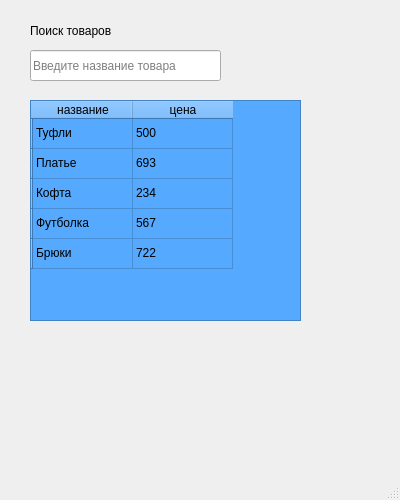
<?xml version="1.0" encoding="UTF-8"?>
<ui version="4.0">
 <class>MainWindow</class>
 <widget class="QMainWindow" name="MainWindow">
  <property name="geometry">
   <rect>
    <x>0</x>
    <y>0</y>
    <width>400</width>
    <height>500</height>
   </rect>
  </property>
  <property name="windowTitle">
   <string>MainWindow</string>
  </property>
  <widget class="QWidget" name="centralwidget">
   <widget class="QLineEdit" name="lineEdit">
    <property name="geometry">
     <rect>
      <x>30</x>
      <y>50</y>
      <width>191</width>
      <height>31</height>
     </rect>
    </property>
    <property name="placeholderText">
     <string>Введите название товара</string>
    </property>
   </widget>
   <widget class="QTableWidget" name="tableWidget">
    <property name="geometry">
     <rect>
      <x>30</x>
      <y>100</y>
      <width>271</width>
      <height>221</height>
     </rect>
    </property>
    <property name="styleSheet">
     <string notr="true">background-color: rgb(85, 170, 255);
border-color: rgb(0, 0, 0);</string>
    </property>
    <row>
     <property name="text">
      <string/>
     </property>
    </row>
    <row>
     <property name="text">
      <string/>
     </property>
    </row>
    <row>
     <property name="text">
      <string/>
     </property>
    </row>
    <row>
     <property name="text">
      <string/>
     </property>
    </row>
    <row>
     <property name="text">
      <string/>
     </property>
    </row>
    <column>
     <property name="text">
      <string>название</string>
     </property>
    </column>
    <column>
     <property name="text">
      <string>цена</string>
     </property>
    </column>
    <item row="0" column="0">
     <property name="text">
      <string>Туфли</string>
     </property>
    </item>
    <item row="0" column="1">
     <property name="text">
      <string>500</string>
     </property>
    </item>
    <item row="1" column="0">
     <property name="text">
      <string>Платье</string>
     </property>
    </item>
    <item row="1" column="1">
     <property name="text">
      <string>693</string>
     </property>
    </item>
    <item row="2" column="0">
     <property name="text">
      <string>Кофта</string>
     </property>
    </item>
    <item row="2" column="1">
     <property name="text">
      <string>234</string>
     </property>
    </item>
    <item row="3" column="0">
     <property name="text">
      <string>Футболка</string>
     </property>
    </item>
    <item row="3" column="1">
     <property name="text">
      <string>567</string>
     </property>
    </item>
    <item row="4" column="0">
     <property name="text">
      <string>Брюки</string>
     </property>
    </item>
    <item row="4" column="1">
     <property name="text">
      <string>722</string>
     </property>
    </item>
   </widget>
   <widget class="QLabel" name="label">
    <property name="geometry">
     <rect>
      <x>30</x>
      <y>20</y>
      <width>101</width>
      <height>21</height>
     </rect>
    </property>
    <property name="text">
     <string>Поиск товаров</string>
    </property>
   </widget>
  </widget>
  <widget class="QStatusBar" name="statusbar"/>
 </widget>
 <resources/>
 <connections/>
</ui>
